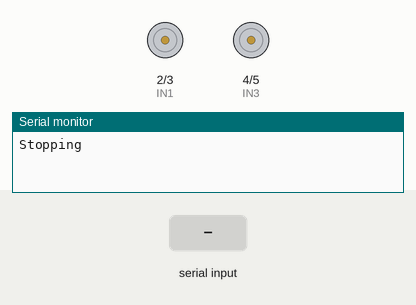
This sketch was run on a simulated Arduino Uno, built with avr-gcc and run on an emulated ATmega328P. Shown: motor-driver pin pairs drawn as motors (green arrow = first pin HIGH = forward, orange = second pin HIGH = backward, longer = more drive, scaled by the enable pin), the last lines printed to the serial monitor. Inputs (shaded band) come from the test bench.

Above: at 1.2 s.
1.3 s: "F" received over Serial
At 2.5 s:
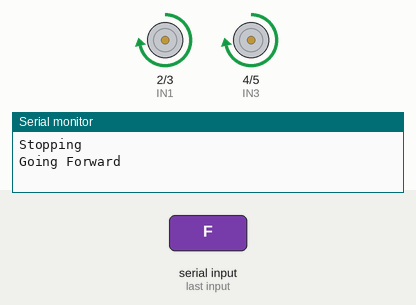
2.8 s: "B" received over Serial
At 3.9 s:
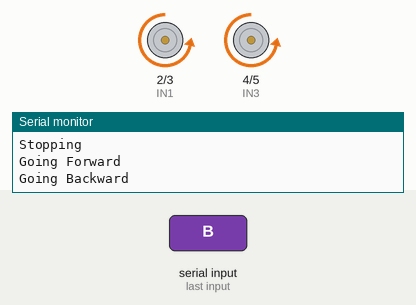
4.3 s: "L" received over Serial
At 5.0 s:
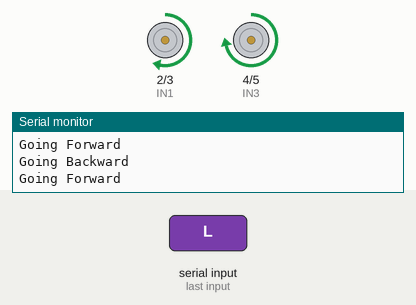
5.8 s: "R" received over Serial
At 6.2 s:
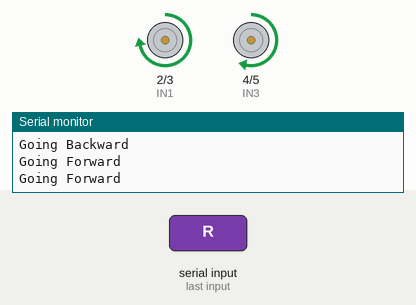
Timing chart, 0 to 8.3 s (numbered marks = the images above; inputs shaded):
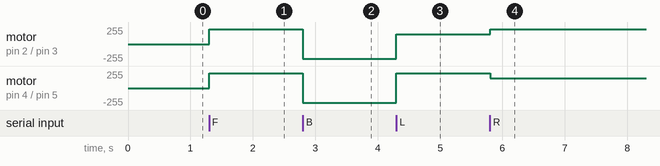

Measured:
- after the input at 1.3 s, motor on pin 2 (IN1) / pin 3 (IN2), motor on pin 4 (IN3) / pin 5 (IN4): stopped → forward 220/255 at once
- after the input at 2.8 s, motor on pin 2 (IN1) / pin 3 (IN2), motor on pin 4 (IN3) / pin 5 (IN4): forward 220/255 → backward 220/255 at once
- after the input at 4.3 s, motor on pin 2 (IN1) / pin 3 (IN2): backward 220/255 → forward 150/255 at once; motor on pin 4 (IN3) / pin 5 (IN4): backward 220/255 → forward 220/255 at once
- after the input at 5.8 s, motor on pin 2 (IN1) / pin 3 (IN2): forward 150/255 → forward 220/255 at once; motor on pin 4 (IN3) / pin 5 (IN4): forward 220/255 → forward 150/255 at once

The sketch:

arduino_code_a.ino
```cpp
#define IN1 2
#define IN2 3
#define IN3 4
#define IN4 5
#define ENA 9
#define ENB 6

#define BASE_SPEED 220
#define TURN_SPEED 150

void setup() {
  Serial.begin(9600);

  pinMode(IN1, OUTPUT);
  pinMode(IN2, OUTPUT);
  pinMode(IN3, OUTPUT);
  pinMode(IN4, OUTPUT);
  pinMode(ENA, OUTPUT);
  pinMode(ENB, OUTPUT);

  stopMotors();
}

void loop() {
  if (Serial.available()) {
    char cmd = Serial.read();

    switch (cmd) {
      case 'F':
        forward(BASE_SPEED, BASE_SPEED);
        break;
      case 'B':
        backward(BASE_SPEED, BASE_SPEED);
        break;
      case 'L':
        forward(TURN_SPEED, BASE_SPEED);
        break;
      case 'R':
        forward(BASE_SPEED, TURN_SPEED);
        break;
      case 'S':
        stopMotors();
        break;
    }
  }
}

void forward(int leftSpeed, int rightSpeed) {
  Serial.println("Going Forward");
  digitalWrite(IN1, HIGH);
  digitalWrite(IN2, LOW);
  digitalWrite(IN3, HIGH);
  digitalWrite(IN4, LOW);
  analogWrite(ENA, leftSpeed);
  analogWrite(ENB, rightSpeed);
}

void backward(int leftSpeed, int rightSpeed) {
  Serial.println("Going Backward");
  digitalWrite(IN1, LOW);
  digitalWrite(IN2, HIGH);
  digitalWrite(IN3, LOW);
  digitalWrite(IN4, HIGH);
  analogWrite(ENA, leftSpeed);
  analogWrite(ENB, rightSpeed);
}

void stopMotors() {
  Serial.println("Stopping");
  analogWrite(ENA, 0);
  analogWrite(ENB, 0);
  digitalWrite(IN1, LOW);
  digitalWrite(IN2, LOW);
  digitalWrite(IN3, LOW);
  digitalWrite(IN4, LOW);
}
```
